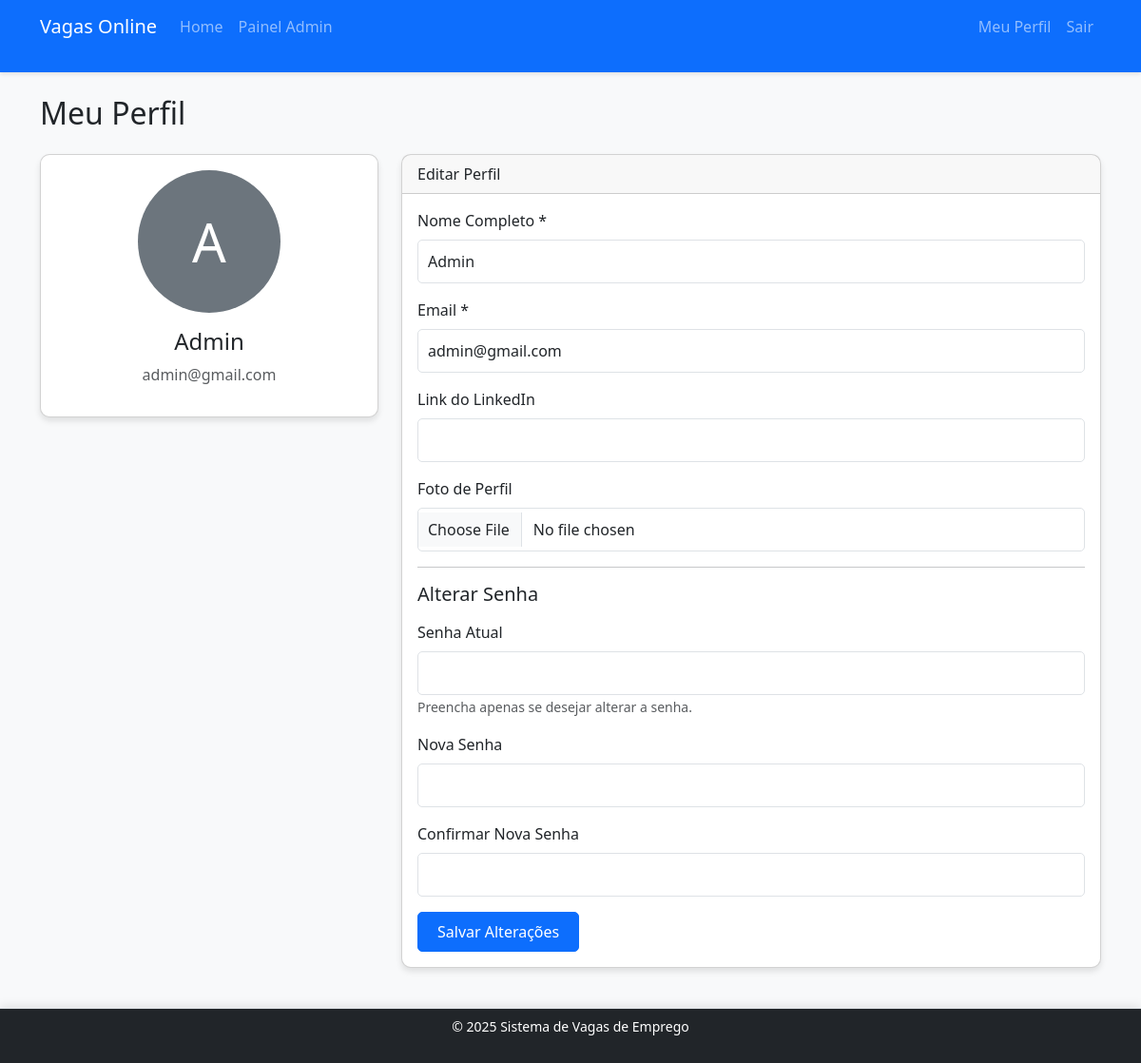
/usuario/perfil.php (signed in), run on the app's committed database.
### tables this page shows
CREATE TABLE `usuarios` (
  `id` int(11) NOT NULL,
  `nome` varchar(100) NOT NULL,
  `email` varchar(100) NOT NULL,
  `senha` varchar(255) NOT NULL,
  `foto` varchar(255) DEFAULT NULL,
  `linkedin` varchar(255) DEFAULT NULL,
  `tipo` enum('admin','usuario') DEFAULT 'usuario',
  `data_cadastro` datetime DEFAULT current_timestamp()
);

### usuario/perfil.php (the view, shortened to what this page needs)
<?php
require_once '../includes/funcoes.php';
$stmt = $pdo->prepare("SELECT * FROM usuarios WHERE id = ?");
$stmt->execute([$_SESSION['user_id']]);
$usuario = $stmt->fetch(PDO::FETCH_ASSOC);
require_once '../includes/header.php';
?>
<h2>Meu Perfil</h2>
<div class="row mt-4">
    <div class="col-md-4">
        <div class="card mb-4">
            <div class="card-body text-center">
                <?php if ($usuario['foto']): ?>
                    <img src="../<?= $usuario['foto'] ?>" alt="Foto de perfil" class="rounded-circle mb-3" width="150" height="150">
                <?php else: ?>
                    <div class="rounded-circle bg-secondary d-flex align-items-center justify-content-center mx-auto mb-3" style="width: 150px; height: 150px;">
                        <span class="text-white display-4"><?= strtoupper(substr($usuario['nome'], 0, 1)) ?></span>
                    </div>
                <?php endif; ?>
                <h4><?= htmlspecialchars($usuario['nome']) ?></h4>
                <p class="text-muted"><?= htmlspecialchars($usuario['email']) ?></p>
            </div>
        </div>
    </div>
    <div class="col-md-8">
        <div class="card">
            <div class="card-header">
                Editar Perfil
            </div>
            <div class="card-body">
                <form method="post" enctype="multipart/form-data">
                    <div class="mb-3">
                        <label for="nome" class="form-label">Nome Completo *</label>
                        <input type="text" class="form-control" id="nome" name="nome"
                               value="<?= htmlspecialchars($usuario['nome']) ?>" required>
                    </div>
                    <div class="mb-3">
                        <label for="email" class="form-label">Email *</label>
                        <input type="email" class="form-control" id="email" name="email"
                               value="<?= htmlspecialchars($usuario['email']) ?>" required>
                    </div>
                    <div class="mb-3">
                        <label for="linkedin" class="form-label">Link do LinkedIn</label>
                        <input type="url" class="form-control" id="linkedin" name="linkedin"
                               value="<?= htmlspecialchars($usuario['linkedin']) ?>">
                    </div>
                    <div class="mb-3">
                        <label for="foto" class="form-label">Foto de Perfil</label>
                        <input type="file" class="form-control" id="foto" name="foto" accept="image/*">
                    </div>
                    <hr>
                    <h5 class="mb-3">Alterar Senha</h5>
                    <div class="mb-3">
                        <label for="senha_atual" class="form-label">Senha Atual</label>
                        <input type="password" class="form-control" id="senha_atual" name="senha_atual">
                        <small class="text-muted">Preencha apenas se desejar alterar a senha.</small>
                    </div>
                    <div class="mb-3">
                        <label for="nova_senha" class="form-label">Nova Senha</label>
                        <input type="password" class="form-control" id="nova_senha" name="nova_senha">
                    </div>
                    <div class="mb-3">
                        <label for="confirmar_senha" class="form-label">Confirmar Nova Senha</label>
                        <input type="password" class="form-control" id="confirmar_senha" name="confirmar_senha">
                    </div>
                    <button type="submit" class="btn btn-primary">Salvar Alterações</button>
                </form>
            </div>
        </div>
    </div>
</div>
<?php require_once '../includes/footer.php'; ?>

### style.css (style rules this page uses)
body { background-color: #f8f9fa; font-family: 'Segoe UI', Tahoma, Geneva, Verdana, sans-serif; }
.card { border-radius: 10px; box-shadow: 0 4px 6px rgba(0, 0, 0, 0.1); transition: transform 0.3s ease; }
.rounded-circle { object-fit: cover; }
.form-control, .form-select { border-radius: 5px; padding: 10px; }
.btn { border-radius: 5px; padding: 8px 20px; }
body { margin-bottom: 80px; }

### data on the page
usuarios: nome "A", nome "Admin", email "admin@gmail.com"
